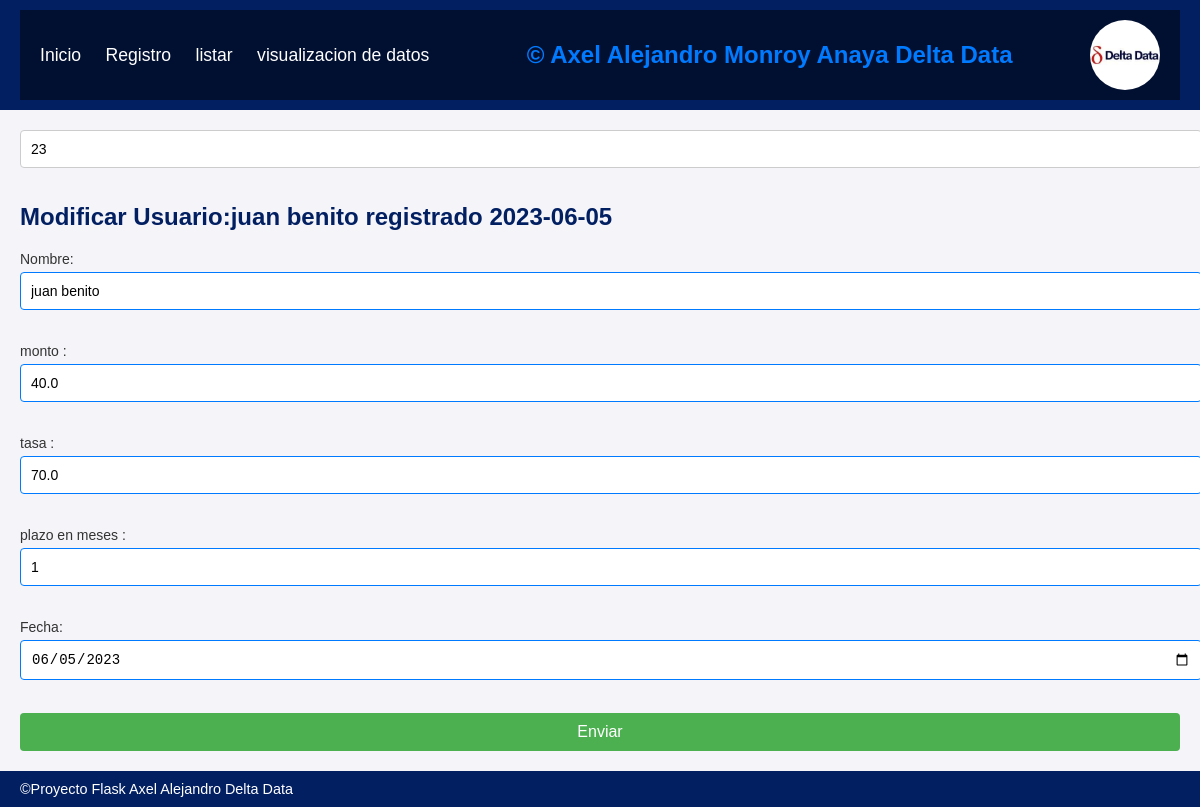
The page /modificar/modificar/23 on the database its author committed.
### tables this page shows
CREATE TABLE "creditos" (
	"id"	INTEGER NOT NULL,
	"cliente"	TEXT,
	"tasa_interes"	REAL,
	"plazo"	INTEGER,
	"fecha_otorgamiento"	DATE,
	"monto"	REAL,
	PRIMARY KEY("id" AUTOINCREMENT)
);

### routes/modificar.py (the view)
@modificar.route('/modificar/<int:id>', methods=['GET', 'POST'])
def mod(id):
    db = get_db()
    if request.method == 'POST':
        nombre = request.form['nombre']
        monto = request.form['monto']
        tasa = request.form['tasa']
        plazo = request.form['plazo']
        fecha = request.form['fecha']
        db = get_db()
        cursor = db.cursor()
        flash(f"se ha guardado correctamente el registro de {nombre} el dia {fecha}")
        cursor.execute("""
                    UPDATE creditos
                    SET cliente = ?, tasa_interes = ?, plazo = ?, fecha_otorgamiento = ?, monto = ?
                    WHERE id = ?
                """, (nombre, tasa, plazo, fecha, monto, id))
        db.commit()
        db.close()
        return redirect(url_for('listar.lista'))
    else:
        cursor = db.cursor()
        cursor.execute(f"SELECT * FROM creditos WHERE id = {id}")
        creditos = cursor.fetchall()
        db.close()
        return render_template('registro.html',credito = creditos[0])

### routes/modificar.py (called while the page is built)
def get_db():
    return sqlite3.connect(DATABASE)

### templates/registro.html (shortened to what this page needs)
{% extends "layout.html" %}
{% block style %} <link rel="stylesheet" href="{{ url_for('static', filename='/css/registro.css') }}"> {% endblock %}
{% block content %}
    {% if credito %}
        <input type="number" id="id" name="id" value="{{ credito.0 }}" readonly>
        <h2>Modificar Usuario:{{credito.1}} registrado {{credito.4}}</h2>
    {% else %}
        <h1>registro</h1>
    {% endif %}
    <form action="" method="POST">
        <label for="nombre">Nombre:</label>
        <input type="text" id="nombre" name="nombre" required {% if credito %}value="{{credito.1}}"{% endif %}>
        <br><br>
        <label for="monto">monto :</label>
        <input type="number" step="any" min="0" id="monto" name="monto" required {% if credito %}value="{{credito.5}}"{% endif %}>
        <br><br>
        <label for="tasa de interes">tasa :</label>
        <input type="number" step="any" min="0" id="tasa" name="tasa" required {% if credito %}value="{{credito.2}}"{% endif %}>
        <br><br>
        <label for="plazo">plazo en meses :</label>
        <input type="number" min="0" id="plazo" name="plazo" required {% if credito %}value="{{credito.3}}"{% endif %}>
        <br><br>
        <label for="fecha">Fecha:</label>
        <input type="date" id="fecha" name="fecha" required {% if credito %}value="{{credito.4}}"{% endif %}>
        <br><br>
        <button type="submit">Enviar</button>
    </form>
{% endblock %}

### templates/layout.html (shortened to what this page needs)
<!DOCTYPE html>
<html lang="es">
<head>
    <link rel="stylesheet" href="{{ url_for('static', filename='/css/styles.css') }}">
    {% block style%} {% endblock %}
</head>
<body>
    <header>
        <nav>
            <ul>
                <li><a href="{{ url_for('index.index') }}">Inicio</a></li>
                <li><a href="{{ url_for('registrar.registro') }}">Registro</a></li>
                <li><a href="{{ url_for('listar.lista') }}">listar</a></li>
                <li><a href="{{ url_for('grafica.mostrar_grafica') }}">visualizacion de datos</a></li>
            </ul>
            <h1>&copy; Axel Alejandro Monroy Anaya Delta Data</h1>
            <img  class ='logo'src="{{ url_for('static', filename='img/images.jfif')}}" alt="">
        </nav>
    </header>
    <main>
        {% block content %}{% endblock %}
    </main>
    <footer>
        <p>&copy;Proyecto Flask Axel Alejandro Delta Data</p>
    </footer>
</body>
</html>

### static/css/styles.css (style rules this page uses)
body { font-family: Arial, sans-serif; background-color: #f4f4f9; color: #021F61; margin: 0; padding: 0; }
nav { display: flex; justify-content: space-between; align-items: center; background-color: #010f31; padding: 10px 20px; }
.logo { height: 70px; border-radius: 50%; }
h1 { color: #007BFF; }
header, footer { background-color: #021F61; color: #fff; padding: 10px 20px; }
footer p { font-size: 0.9em; margin: 0; }
nav ul { list-style-type: none; padding: 0; }
nav ul li { display: inline-block; margin-right: 20px; }
nav ul li a { color: #fff; text-decoration: none; font-size: 1.1em; }
main { padding: 20px; }

### static/css/registro.css (style rules this page uses)
label { font-size: 14px; color: #333; display: block; margin-bottom: 5px; }
input[type="text"], input[type="number"], input[type="date"] { width: 100%; padding: 10px; margin-bottom: 15px; border: 1px solid #ccc; border-radius: 4px; font-size: 14px; }
button[type="submit"] { background-color: #4CAF50; color: white; padding: 10px 20px; border: none; border-radius: 4px; cursor: pointer; font-size: 16px; width: 100%; transition: background-color 0.3s ease; }
input[required] { border-color: #007bff; }

### rows shown on the page
creditos: id "23", cliente "juan benito", fecha_otorgamiento "2023-06-05", nombre "juan benito", monto "40.0", tasa "70.0", plazo "1", fecha "06/05/2023"
